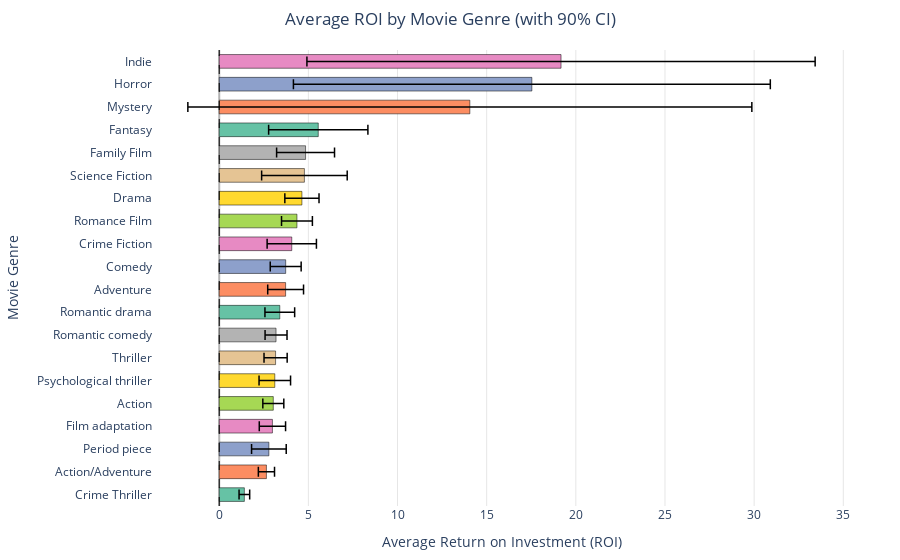

Write notebook code for a chart like this one.
### Markdown cell above
We can see that some movies have a very high ROI (outliers) (even after applying log10). We will investigate this further below.

### Code cell
# Example Usage
plot_roi_by_genre(df_budget)

### Figure 1 — Plotly figure (JSON) as saved in the notebook; plotly's stock layout.template omitted (floating-point values rounded to 4 significant figures)
{"data": [{"customdata": [380, 883, 409, 372, 1218, 285, 1436, 423, 357, 795, 1597, 812, 1011, 2290, 529, 484, 497, 434, 527, 495], "error_x": {"array": [0.2977, 0.4536, 0.9715, 0.7373, 0.5886, 0.8837, 0.6491, 0.6157, 0.8335, 1.005, 0.8667, 1.383, 0.8656, 0.9587, 2.4, 1.624, 2.784, 15.82, 13.37, 14.25], "color": "black", "thickness": 1.5, "type": "data", "width": 5}, "hovertemplate": "<b>%{y}</b><br>Average ROI: %{x:.2f}<br>Count: %{customdata}<extra></extra>", "marker": {"color": ["rgb(102,194,165)", "rgb(252,141,98)", "rgb(141,160,203)", "rgb(231,138,195)", "rgb(166,216,84)", "rgb(255,217,47)", "rgb(229,196,148)", "rgb(179,179,179)", "rgb(102,194,165)", "rgb(252,141,98)", "rgb(141,160,203)", "rgb(231,138,195)", "rgb(166,216,84)", "rgb(255,217,47)", "rgb(229,196,148)", "rgb(179,179,179)", "rgb(102,194,165)", "rgb(252,141,98)", "rgb(141,160,203)", "rgb(231,138,195)"], "line": {"color": "rgba(0, 0, 0, 0.5)", "width": 1}}, "name": "Average ROI", "orientation": "h", "type": "bar", "x": [1.41, 2.647, 2.785, 2.983, 3.033, 3.117, 3.161, 3.186, 3.397, 3.723, 3.728, 4.069, 4.359, 4.638, 4.778, 4.842, 5.554, 14.06, 17.53, 19.17], "y": ["Crime Thriller", "Action/Adventure", "Period piece", "Film adaptation", "Action", "Psychological thriller", "Thriller", "Romantic comedy", "Romantic drama", "Adventure", "Comedy", "Crime Fiction", "Romance Film", "Drama", "Science Fiction", "Family Film", "Fantasy", "Mystery", "Horror", "Indie"]}], "layout": {"bargap": 0.4, "margin": {"b": 50, "l": 100, "r": 50, "t": 50}, "shapes": [{"line": {"color": "black", "dash": "dash", "width": 1}, "type": "line", "x0": 0, "x1": 0, "xref": "x", "y0": 0, "y1": 1, "yref": "y domain"}], "title": {"text": "Average ROI by Movie Genre (with 90% CI)", "x": 0.5}, "xaxis": {"gridcolor": "rgba(0,0,0,0.1)", "title": {"text": "Average Return on Investment (ROI)"}, "zerolinecolor": "rgba(0,0,0,0.3)"}, "yaxis": {"title": {"text": "Movie Genre"}}}}
